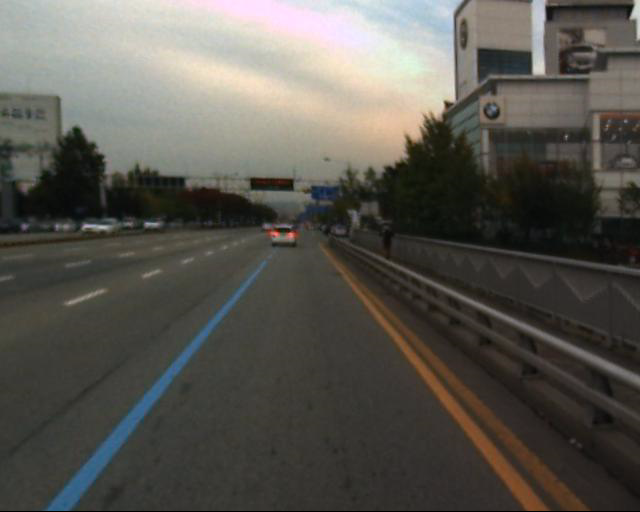
#> input picture midterm_project/data/rgb/I00692.jpg, 640 x 512 px, given in place of the camera
$ python problem_3.py
#> lines starting #> are read from the running program, lines starting #| are printed output that depends on the picture; after the words box and inside, x2 and y2 are one past the last pixel; in counts of white or black regions, pixels touching at a corner belong together
# -*- coding: utf-8 -*-
"""
Created on Thu Mar 28 14:13:58 2019

@author: jmbor
"""

#Inport libraries for use in the program
import cv2
import numpy as np

cap = cv2.VideoCapture(0)

#Import video writing resources
fourcc =  cv2.VideoWriter_fourcc(*'XVID')
original = cv2.VideoWriter('jonathan_boryla_lab4.avi',fourcc, 30.0, (1280,960))

while(1):
    ret, frame = cap.read()
#> frame is the input picture: shape (512, 640, 3); mean B, G, R 79.6, 86.2, 88.6
    #While there are frames to read, the loop continues
    if ret == True:
        (h, w) = frame.shape[:2]
#> h = 512; w = 640
        zeros = np.zeros((h,w), dtype="uint8")

        #Convert image to Canny edge detection image
        cannyimg= np.zeros((h,w,3), dtype="uint8")
        canny = cv2.Canny(frame,100,150)
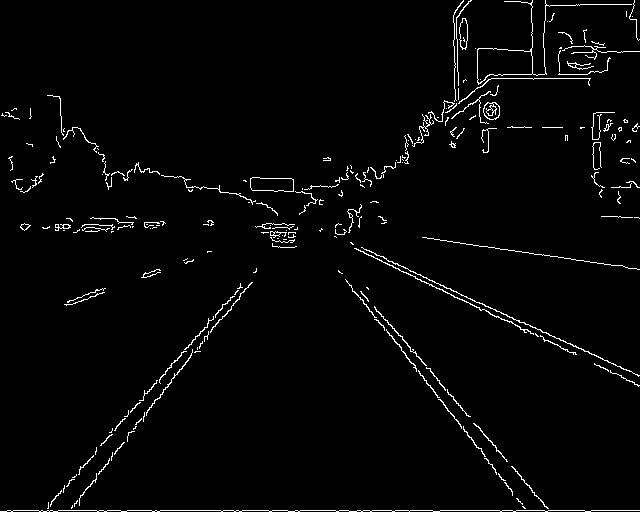
#> canny: shape (512, 640); 2.4% white in thin lines or dots
        cannyimg  = cv2.merge([canny, canny, canny])
#> cannyimg: shape (512, 640, 3); 2.4% white in thin lines or dots

        #Convert image to gray
        grayimg=np.zeros((h,w,3), dtype="uint8")
        gray = cv2.cvtColor(frame, cv2.COLOR_BGR2GRAY)
        grayimg = cv2.merge([gray,gray,gray])

        #Convert image to RGB image
        RGBimg = cv2.cvtColor(frame, cv2.COLOR_BGR2RGB)

        #Create empty array to fill with converted images
        finalimg = np.zeros( (h*2, w*2, 3), dtype="uint8")

        #Write text to individual frames
        cv2.putText(frame,"Original", (360,150), cv2.FONT_HERSHEY_SIMPLEX, 2, (0,0,255))
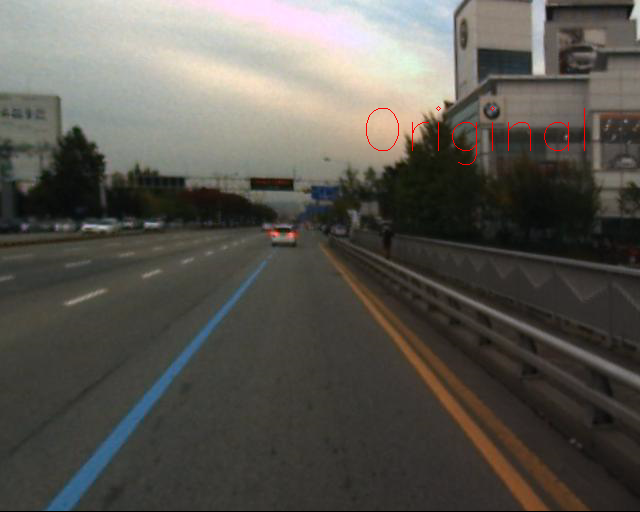
#> frame: shape (512, 640, 3); 0.17% of pixels changed, all inside (x1, y1, x2, y2) = (366, 106, 585, 165)
        cv2.putText(grayimg,"Gray", (400,150), cv2.FONT_HERSHEY_SIMPLEX, 2, (0,0,255))
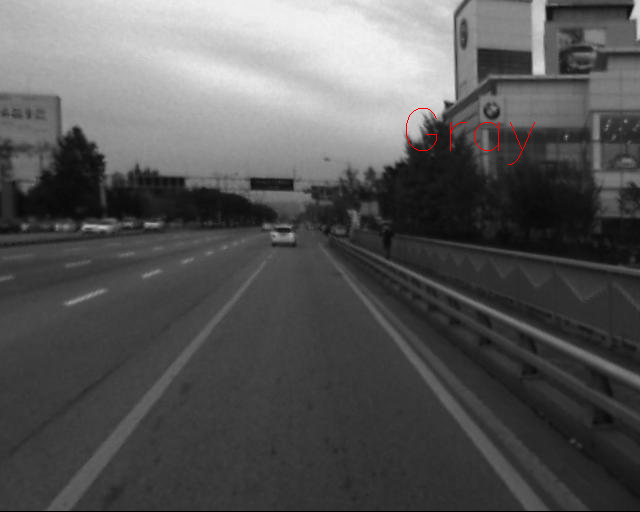
#> grayimg: shape (512, 640, 3); mean of channels 0, 1, 2 86, 86, 86.3; drawn as B, G, R
        cv2.putText(cannyimg,"Canny", (360,150), cv2.FONT_HERSHEY_SIMPLEX, 2, (0,0,255))
#> cannyimg: shape (512, 640, 3); mean of channels 0, 1, 2 6, 6, 6.4
        cv2.putText(RGBimg,"RGB", (400,150), cv2.FONT_HERSHEY_SIMPLEX, 2, (0,0,255))
#> RGBimg: shape (512, 640, 3); mean R, G, B 88.4, 86.1, 79.8


        #Fill final image with seperate frames of the original image
        finalimg[0:h, 0:w] = frame          # upper left
        finalimg[0:h, w:w*2] = cannyimg      # upper right
#> finalimg: shape (1024, 1280, 3); mean B, G, R 21.4, 23, 23.8
        finalimg[h:h*2, 0:w] = RGBimg		# lower left
        finalimg[h:h*2, w:w*2] = grayimg     # Lower right
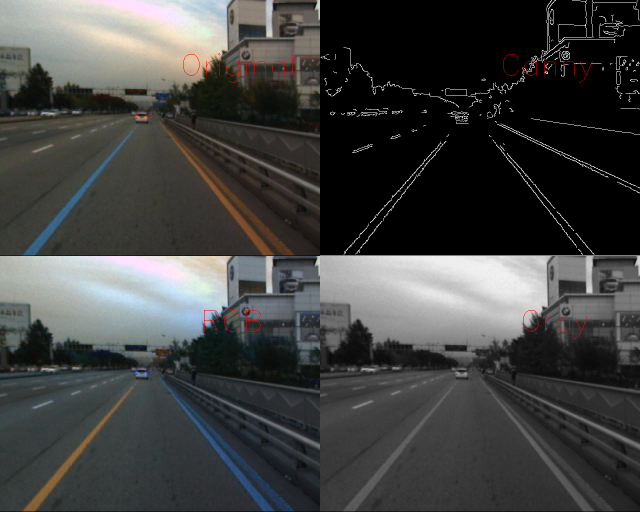
#> finalimg: shape (1024, 1280, 3) (shown at 1/2 size); mean B, G, R 65, 66.1, 65.3

        #Display final image
        original.write(finalimg)
        cv2.imshow('frame', finalimg)

        #Wait for user to press "Esc" key ot exit
        if cv2.waitKey(1) & 0xFF == 27:
#> (key Esc is pressed here)
            break
    else:
        break
#Realease camera resources
cap.release()
original.release()
cv2.destroyAllWindows()

#Unnecessary section of image writing
image = cv2.VideoCapture(0)
s, im = image.read()


graypic = cv2.cvtColor(im, cv2.COLOR_BGR2GRAY)
graypic = cv2.merge([graypic,graypic,graypic])
cv2.putText(graypic,"Gray", (400,150), cv2.FONT_HERSHEY_COMPLEX, 2, (0,0,255))
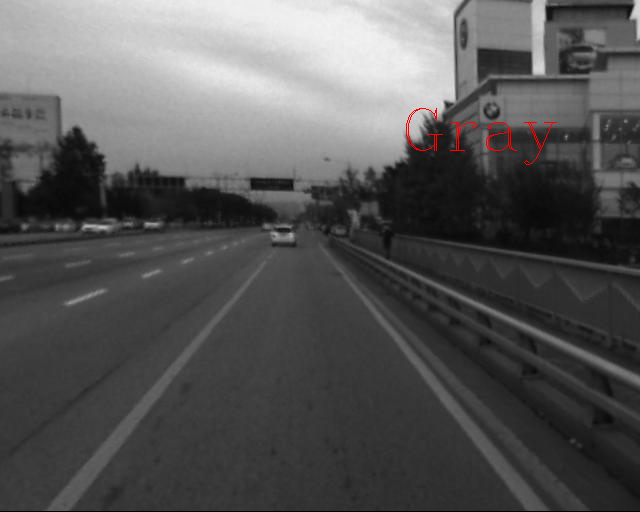
#> graypic: shape (512, 640, 3); mean of channels 0, 1, 2 86, 86, 86.4; drawn as B, G, R
cv2.imwrite("gray.jpg", graypic)

cannypic = cv2.Canny(im, 10,250)
#> cannypic: shape (512, 640); 1.6% white in thin lines or dots
cannypic  = cv2.merge([cannypic, cannypic, cannypic])
#> cannypic: shape (512, 640, 3); 1.6% white in thin lines or dots
cv2.putText(cannypic,"Canny", (360,150), cv2.FONT_HERSHEY_SIMPLEX, 2, (0,0,255))
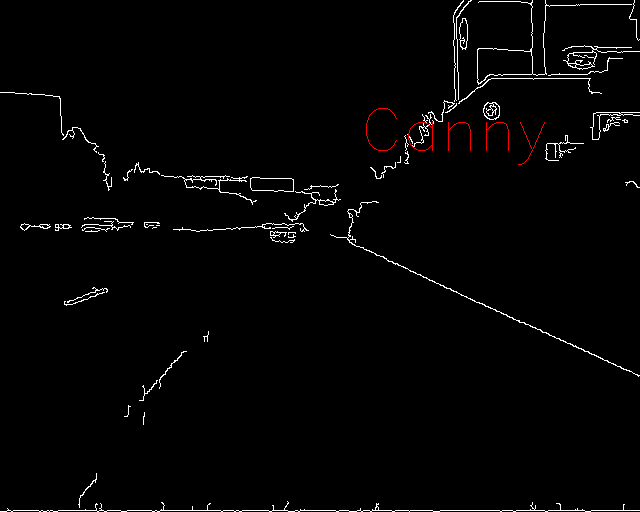
#> cannypic: shape (512, 640, 3); mean of channels 0, 1, 2 4.2, 4.2, 4.5; drawn as B, G, R
cv2.imwrite("canny.jpg", cannypic)

rgbpic = cv2.cvtColor(im, cv2.COLOR_BGR2RGB)
cv2.putText(rgbpic,"RGB", (400,150), cv2.FONT_HERSHEY_SIMPLEX, 2, (0,0,255))
cv2.imwrite("rgb.jpg", rgbpic)

#cv2.putText(im,"Original", (360,150), cv2.FONT_HERSHEY_SIMPLEX, 2, (0,0,255))
cv2.imwrite("Image.jpg", im)


finalpic = np.zeros( (h*2, w*2, 3), dtype="uint8")
finalpic[0:h, 0:w] = im          # upper left
finalpic[0:h, w:w*2] = cannypic      # upper right
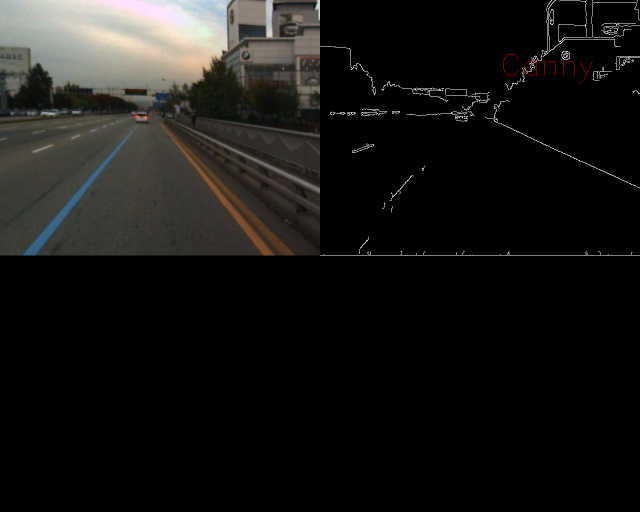
#> finalpic: shape (1024, 1280, 3) (shown at 1/2 size); mean B, G, R 20.9, 22.6, 23.3
finalpic[h:h*2, 0:w] = rgbpic		# lower left
finalpic[h:h*2, w:w*2] = graypic     # Lower right
cv2.imwrite("final.jpg", finalpic)
image.release()
